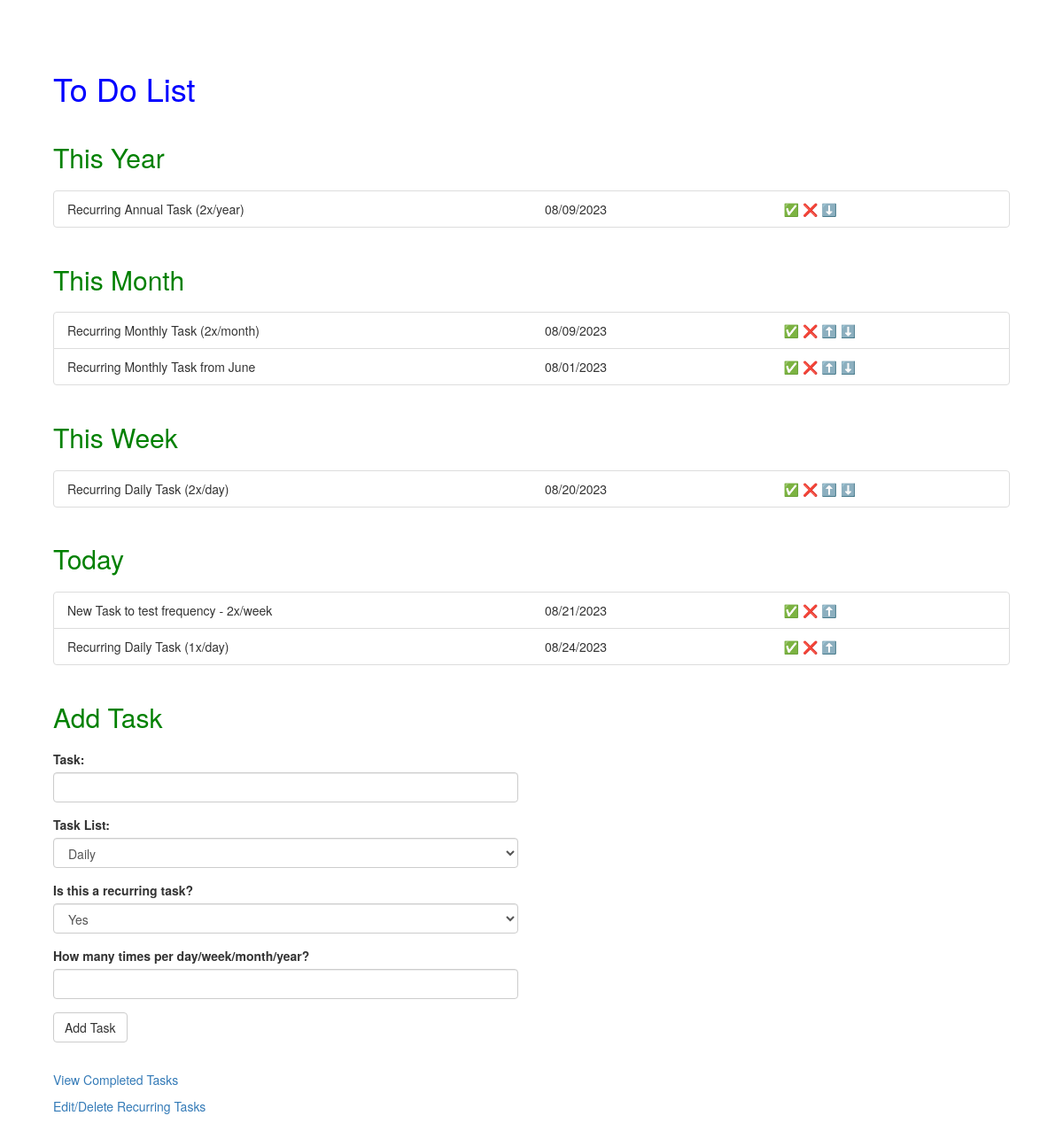
The page / on the database its author committed.
### main.py (models this page shows)
class CurrentTasks(db.Model):
    id = db.Column(db.Integer, primary_key=True)
    task_name = db.Column(db.String(250), nullable=False)
    task_list = db.Column(db.String(5), nullable=False)
    due_date = db.Column(db.DateTime, nullable=False)
    repeats = db.Column(db.Integer, nullable=False)

### main.py (the view, shortened to what this page needs)
@app.route("/", methods=["GET", "POST"])
def home():
    form = AddTaskForm()
    current_date = dt.datetime.now()
    rounded_date = current_date.replace(hour=0, minute=0, second=0, microsecond=0)
    updates_required = check_date(today=rounded_date)
    db.session.commit()
    daily_tasks = CurrentTasks.query.filter_by(task_list="Daily").all()
    weekly_tasks = CurrentTasks.query.filter_by(task_list="Weekly").all()
    monthly_tasks = CurrentTasks.query.filter_by(task_list="Monthly").all()
    yearly_tasks = CurrentTasks.query.filter_by(task_list="Annual").all()
    return render_template("index.html", year_list=yearly_tasks, month_list=monthly_tasks, week_list=weekly_tasks,
                           day_list=daily_tasks, form=form)

### main.py
class AddTaskForm(FlaskForm):
    task_name = StringField("Task: ", validators=[DataRequired()])
    task_list = SelectField("Task List: ", choices=["Daily", "Weekly", "Monthly", "Annual"])
    is_recurring = SelectField("Is this a recurring task?", choices=["Yes", "No"], validators=[InputRequired()])
    frequency = IntegerField("How many times per day/week/month/year?", validators=[InputRequired(), NumberRange(min=1)])
    submit = SubmitField("Add Task")

### main.py (called while the page is built)
def check_date(today):
    with open("date.txt", "r") as file:
        date = file.read()
        if date == str(today):
            return False
        else:
            return True

### templates/index.html (shortened to what this page needs)
{% extends 'bootstrap/base.html' %}
{% import "bootstrap/wtf.html" as wtf %}
{% block styles %}
  {{ super() }}
  <link rel="stylesheet" href="{{ url_for('static', filename='styles.css') }}">
{% endblock %}
{% block content %}
<h1>To Do List</h1>
<div class="lists">
  <div class="year">
    <h2>This Year</h2>
    <ul class="list-group">
      {% for task in year_list %}
      <li class="list-group-item">
        <div class="row">
          <div class="col-sm-6">
            {{ task.task_name }}
          </div>
          <div class="col-sm-3">
            {{ task.due_date.strftime("%m/%d/%Y") }}
          </div>
          <div class="col-sm-3">
            <a href="{{ url_for('mark_complete', id=task.id) }}">✅</a>
            <a href="{{ url_for('delete_task', id=task.id) }}">❌</a>
            <a href="{{ url_for('move_down', id=task.id) }}">⬇️</a>
          </div>
        </div>
      </li>
      {% endfor %}
    </ul>
  </div>
  <div class="month">
    <h2>This Month</h2>
    <ul class="list-group">
      {% for task in month_list %}
      <li class="list-group-item">
        <div class="row">
          <div class="col-sm-6">
            {{ task.task_name }}
          </div>
          <div class="col-sm-3">
            {{ task.due_date.strftime("%m/%d/%Y") }}
          </div>
          <div class="col-sm-3">
            <a href="{{ url_for('mark_complete', id=task.id) }}">✅</a>
            <a href="{{ url_for('delete_task', id=task.id) }}">❌</a>
            <a href="{{ url_for('move_up', id=task.id) }}">⬆️</a>
            <a href="{{ url_for('move_down', id=task.id) }}">⬇️</a>
          </div>
        </div>
      </li>
      {% endfor %}
    </ul>
  </div>
  <div class="week">
    <h2>This Week</h2>
    <ul class="list-group">
      {% for task in week_list %}
      <li class="list-group-item">
        <div class="row">
          <div class="col-sm-6">
            {{ task.task_name }}
          </div>
          <div class="col-sm-3">
            {{ task.due_date.strftime("%m/%d/%Y") }}
          </div>
          <div class="col-sm-3">
            <a href="{{ url_for('mark_complete', id=task.id) }}">✅</a>
            <a href="{{ url_for('delete_task', id=task.id) }}">❌</a>
            <a href="{{ url_for('move_up', id=task.id) }}">⬆️</a>
            <a href="{{ url_for('move_down', id=task.id) }}">⬇️</a>
          </div>
        </div>
      </li>
      {% endfor %}
    </ul>
  </div>
  <div class="day">
    <h2>Today</h2>
    <ul class="list-group">
      {% for task in day_list %}
      <li class="list-group-item">
        <div class="row">
          <div class="col-sm-6">
            {{ task.task_name }}
          </div>
          <div class="col-sm-3">
            {{ task.due_date.strftime("%m/%d/%Y") }}
          </div>
          <div class="col-sm-3">
            <a href="{{ url_for('mark_complete', id=task.id) }}">✅</a>
            <a href="{{ url_for('delete_task', id=task.id) }}">❌</a>
            <a href="{{ url_for('move_up', id=task.id) }}">⬆️</a>
          </div>
        </div>
      </li>
      {% endfor %}
    </ul>
  </div>
</div>
<div class="form">
  <h2>Add Task</h2>
  <div class="row">
    <div class="col-sm-6">
      {{ wtf.quick_form(form) }}
    </div>
  </div>
</div>
<div class="links">
  <p><a href="{{ url_for('archive') }}">View Completed Tasks</a></p>
  <p><a href="{{ url_for('show_recurring') }}">Edit/Delete Recurring Tasks</a></p>
</div>
{% endblock %}

### static/styles.css (style rules this page uses)
body { padding: 5%; }
h1 { color: blue; }
h2 { color: green; padding: 2% 0 1% 0; }
.form { padding-bottom: 2%; }

### rows shown on the page
CurrentTasks: task_name "Recurring Annual Task (2x/year)", due_date "08/09/2023"
CurrentTasks: task_name "Recurring Monthly Task (2x/month)", due_date "08/09/2023"
CurrentTasks: task_name "Recurring Monthly Task from June", due_date "08/01/2023"
CurrentTasks: task_name "Recurring Daily Task (2x/day)", due_date "08/20/2023"
CurrentTasks: task_name "New Task to test frequency - 2x/week", due_date "08/21/2023"
CurrentTasks: task_name "Recurring Daily Task (1x/day)", due_date "08/24/2023"
